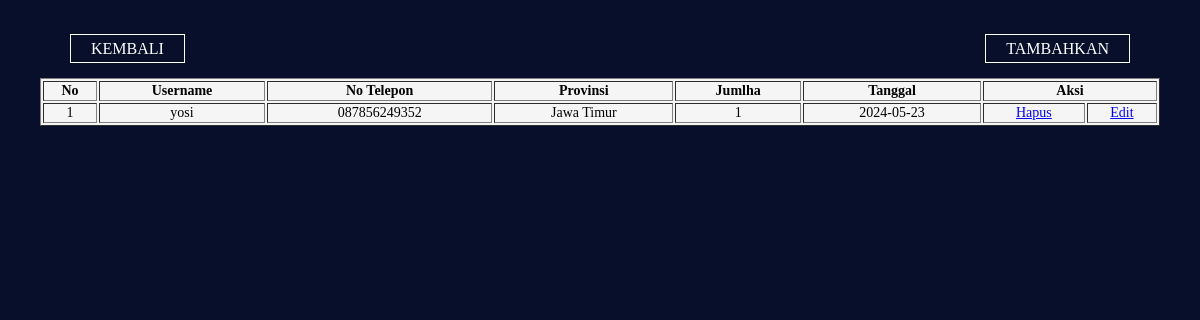
The app's page /tabel_tiket.php with its own data.
### tables this page shows
CREATE TABLE `tiket` (
  `id_tiket` int(11) NOT NULL,
  `username` varchar(225) NOT NULL,
  `telepon` varchar(225) NOT NULL,
  `provinsi` varchar(225) NOT NULL,
  `jumlah` varchar(225) NOT NULL,
  `tanggal` date NOT NULL
);

### tabel_tiket.php (the view, shortened to what this page needs)
<!DOCTYPE html>
<html lang="en">
<head>
</head>
<body>
    <table border="1">
        <tr>
            <th>No</th>
            <th>Username</th>
            <th>No Telepon</th>
            <th>Provinsi</th>
            <th>Jumlha</th>
            <th>Tanggal</th>
            <th colspan="2">Aksi</th>
        </tr>
    <div class="button">
        <a href="admin.php" class="btn1">KEMBALI</a>
    </div>
    <div class="button2">
        <a href="tiket.php" class="btn2">TAMBAHKAN</a>
    </div>
<?php
$nomor=1;
$mysqli = new mysqli('localhost', 'root', '', 'rumah_adat');
$query_mysql=mysqli_query($mysqli, "SELECT * FROM tiket ") or die (mysqli_error());
while($data= mysqli_fetch_array($query_mysql)){
?>
<tr>
    <td><?php echo $nomor++;?></td>
    <td><?php echo $data["username"];?></td>
    <td><?php echo $data["telepon"];?></td>
    <td><?php echo $data["provinsi"];?></td>
    <td><?php echo $data["jumlah"];?></td>
    <td><?php echo $data["tanggal"];?></td>
    <td><span><a href='delete_tiket.php?id_tiket=<?php echo $data["id_tiket"];?>'>Hapus</a></span></td>
    <td><span><a href='edit_tiket.php?id_tiket=<?php echo $data["id_tiket"];?>'>Edit</a></span></td>
    <?php }?>
</tr>
</table>
</body>
</html>

### tabel_tiket.php (style rules this page uses)
body { margin: 40px; font-family: "poppins", "sans-serif"; background-color: #070F2B; }
table { width: 100%; font-size: 14px; color: black; white-space: nowrap; text-align: center; background-color: whitesmoke; margin-top: 7%; }
.button { position:absolute; top: 5%; left: 5%; transform: translate(-50%-50%); display: inline-block; }
.btn1 { border: 1px solid; padding: 5px 20px; color: white; text-decoration: none; transition: 0.6s ease; margin: 10px; }
.button2 { position:absolute; top: 5%; right: 5%; transform: translate(-50%-50%); display: inline-block; }
.btn2 { border: 1px solid; padding: 5px 20px; color: white; text-decoration: none; transition: 0.6s ease; margin: 10px; }

### records on screen
tiket: username "yosi", telepon "087856249352", provinsi "Jawa Timur", jumlah "1", tanggal "2024-05-23"
